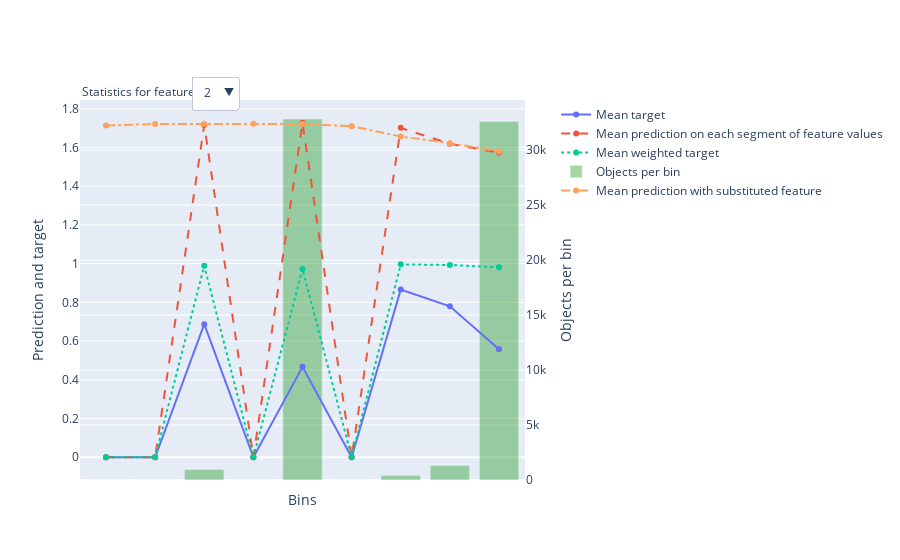

Notebook source saved alongside this figure:
### Code cell
feat=randm.best_estimator_.calc_feature_statistics(X_train, y_train, feature=2, plot=True)

### Figure 1 — Plotly figure (JSON) as saved in the notebook; plotly's stock layout.template omitted (floating-point values rounded to 4 significant figures)
{"data": [{"name": "Mean target", "yaxis": "y", "mode": "lines+markers", "xaxis": "x", "y": [0, 0, 0.6873, 0, 0.4667, 0, 0.8663, 0.7793, 0.5583], "type": "scatter"}, {"name": "Mean prediction on each segment of feature values", "yaxis": "y", "mode": "lines+markers", "xaxis": "x", "y": [0, 0, 1.716, 0, 1.727, 0, 1.701, 1.619, 1.573], "line": {"dash": "dash"}, "type": "scatter"}, {"name": "Mean weighted target", "yaxis": "y", "mode": "lines+markers", "xaxis": "x", "y": [0, 0, 0.9888, 0, 0.9722, 0, 0.9962, 0.993, 0.9806], "line": {"dash": "dot"}, "type": "scatter"}, {"name": "Objects per bin", "yaxis": "y2", "y": [0, 0, 953, 0, 32825, 0, 419, 1323, 32601], "width": 0.8, "xaxis": "x", "marker": {"color": "rgba(30, 150, 30, 0.4)"}, "type": "bar"}, {"name": "Mean prediction with substituted feature", "yaxis": "y", "mode": "lines+markers", "xaxis": "x", "y": [1.713, 1.721, 1.721, 1.722, 1.721, 1.71, 1.656, 1.622, 1.579], "line": {"dash": "dashdot"}, "type": "scatter"}], "layout": {"yaxis": {"overlaying": "y2", "side": "left", "title": {"text": "Prediction and target"}}, "updatemenus": [{"yanchor": "top", "direction": "down", "showactive": true, "xanchor": "left", "buttons": [{"args": [{"y": [[0, 0, 0.6873, 0, 0.4667, 0, 0.8663, 0.7793, 0.5583], [0, 0, 1.716, 0, 1.727, 0, 1.701, 1.619, 1.573], [0, 0, 0.9888, 0, 0.9722, 0, 0.9962, 0.993, 0.9806], [0, 0, 953, 0, 32825, 0, 419, 1323, 32601], [1.713, 1.721, 1.721, 1.722, 1.721, 1.71, 1.656, 1.622, 1.579]]}, {"xaxis": {"title": {"text": "Bins"}, "ticktext": ["(-inf, -1.2817]", "(-1.2817, -0.6379]", "(-0.6379, 0.0060]", "(0.0060, 0.6499]", "(0.6499, 1.2938]", "(1.2938, 1.9376]", "(1.9376, 2.5815]", "(2.5815, 3.2254]", "(3.2254, +inf)"], "showticklabels": false, "tickmode": "array", "tickvals": [0, 1, 2, 3, 4, 5, 6, 7, 8]}}], "method": "update", "label": "2"}], "pad": {"r": 10, "t": 10}, "y": 1.09, "x": 0.25}], "legend": {"bgcolor": "rgba(0,0,0,0)", "x": 1.07}, "yaxis2": {"position": 1, "side": "right", "title": {"text": "Objects per bin"}}, "xaxis": {"title": {"text": "Bins"}, "ticktext": ["(-inf, -1.2817]", "(-1.2817, -0.6379]", "(-0.6379, 0.0060]", "(0.0060, 0.6499]", "(0.6499, 1.2938]", "(1.2938, 1.9376]", "(1.9376, 2.5815]", "(2.5815, 3.2254]", "(3.2254, +inf)"], "showticklabels": false, "tickmode": "array", "tickvals": [0, 1, 2, 3, 4, 5, 6, 7, 8]}, "annotations": [{"xref": "paper", "yref": "paper", "text": "Statistics for feature", "align": "left", "y": 1.05, "x": 0, "showarrow": false}]}}
